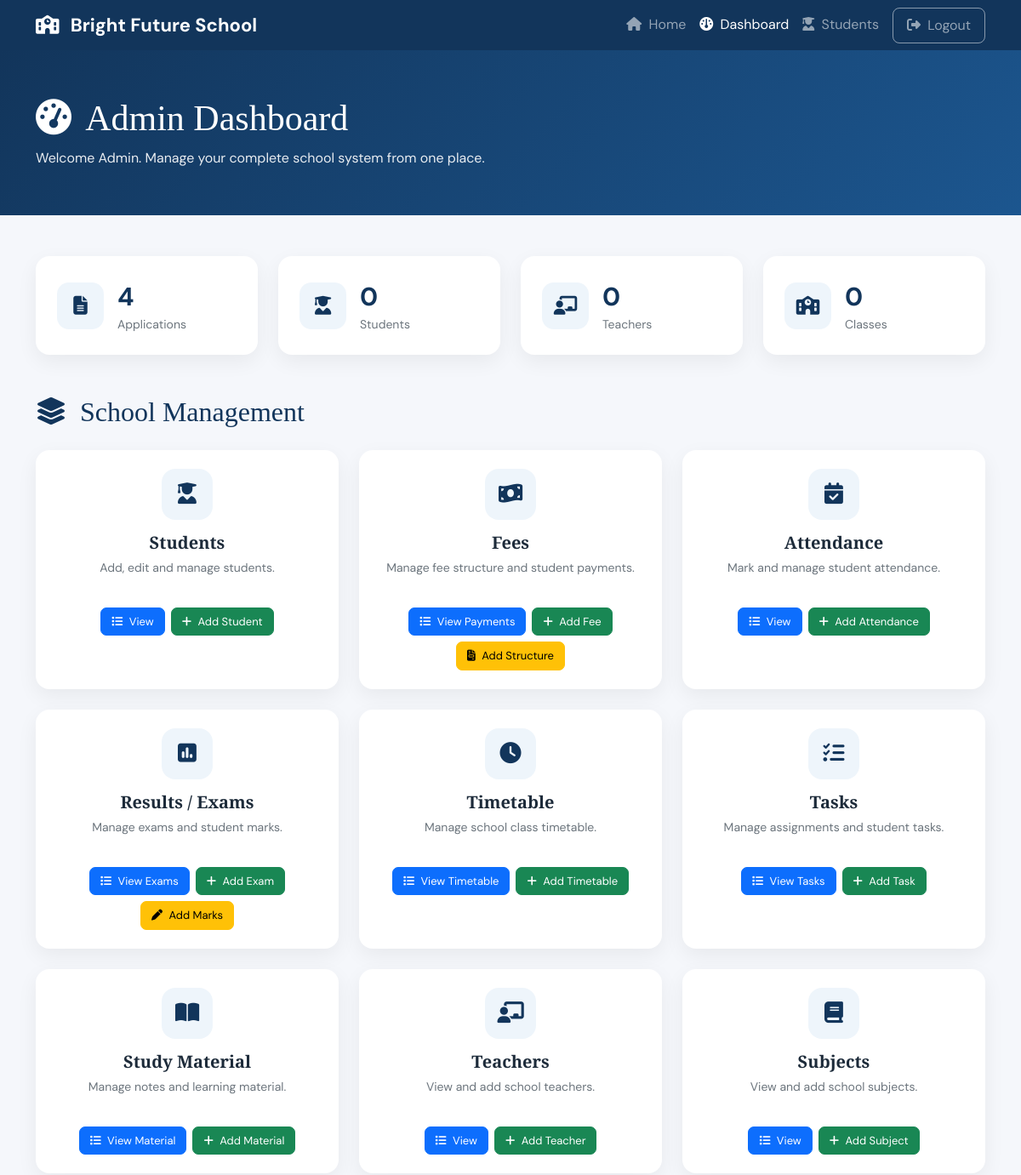
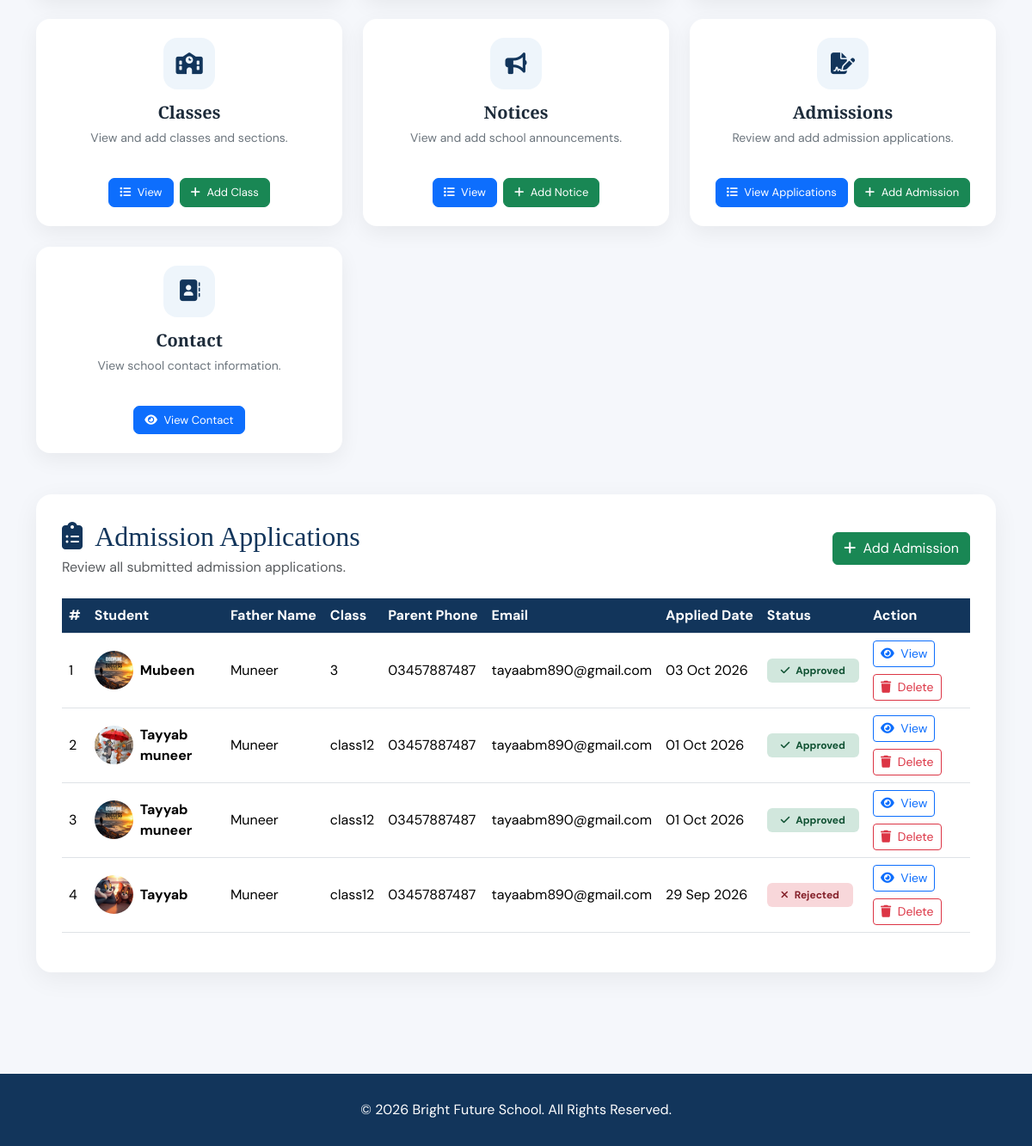
The page /admin-dashboard/ (signed in) on the database as committed earlier (2 pictures, top to bottom).
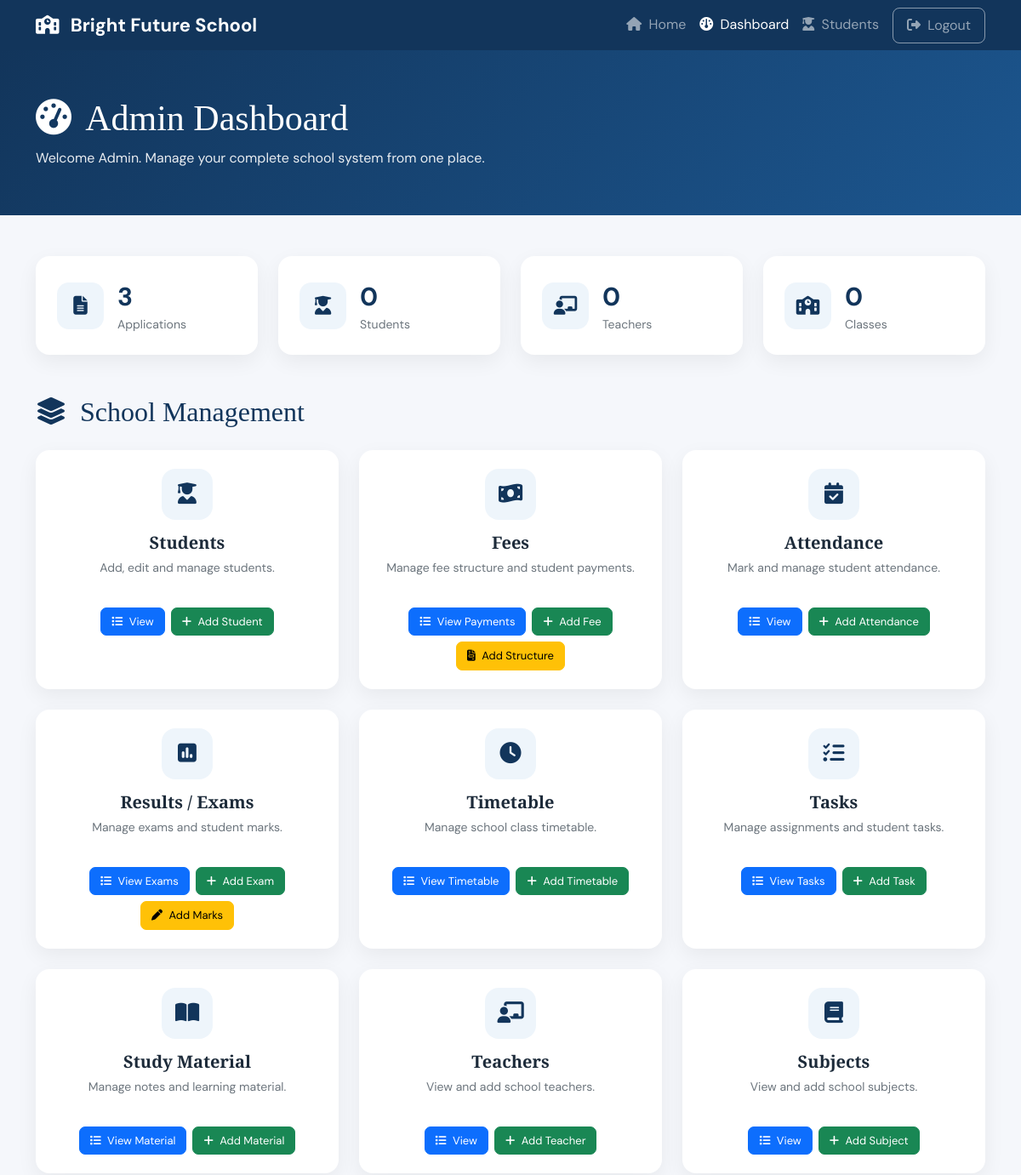
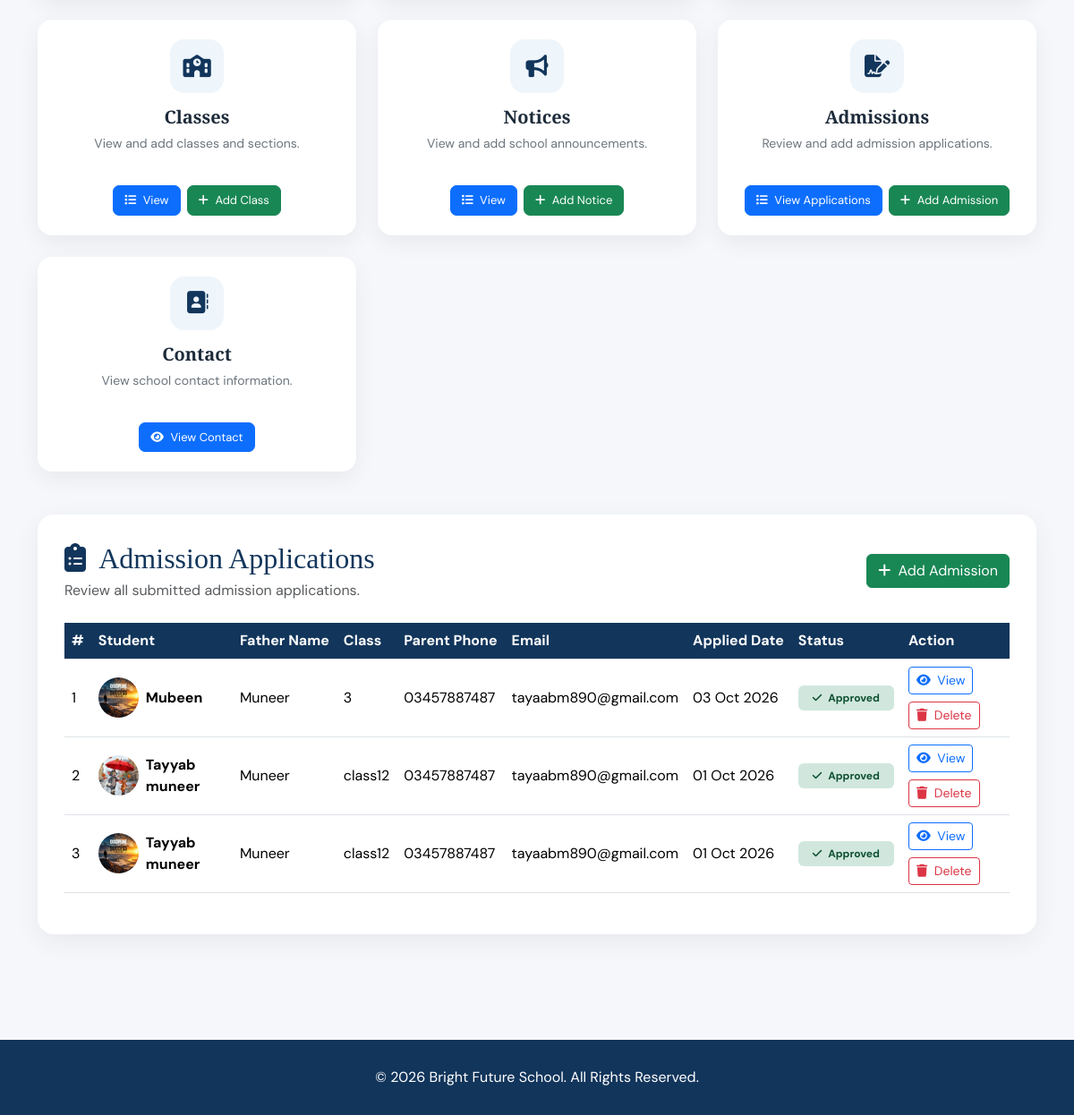
The same page on the database as committed later (2 pictures, top to bottom).
### schoolapp/models.py (models this page shows, shortened)
class Admission(models.Model):
    GENDER_CHOICES = [
        ('Male', 'Male'),
        ('Female', 'Female'),
    ]
    STATUS_CHOICES = [
        ('Pending', 'Pending'),
        ('Approved', 'Approved'),
        ('Rejected', 'Rejected'),
    ]
    student_name = models.CharField(
        max_length=150
    )
    father_name = models.CharField(
        max_length=150
    )
    date_of_birth = models.DateField()
    gender = models.CharField(
        max_length=10,
        choices=GENDER_CHOICES
    )
    admission_class = models.CharField(
        max_length=20
    )
    previous_school = models.CharField(
        max_length=200,
        blank=True
    )
    parent_phone = models.CharField(
        max_length=20
    )
    email = models.EmailField(
        blank=True
    )
    address = models.TextField()
    previous_result = models.CharField(
        max_length=100,
        blank=True
    )
    student_photo = models.ImageField(
        upload_to='admission_photos/',
        blank=True,
        null=True
    )
    documents = models.FileField(
        upload_to='admission_documents/',
        blank=True,
        null=True
    )
    status = models.CharField(
        max_length=20,
        choices=STATUS_CHOICES,
        default='Pending'
    )
    created_at = models.DateTimeField(
        auto_now_add=True
    )

### schoolapp/views.py (the view)
# urls.py: path('admin-dashboard/', views.admin_dashboard, name='admin_dashboard'),
def admin_dashboard(request):
    if not request.user.is_authenticated:
        return redirect('login')
    if not request.user.is_superuser:
        return redirect('home')
    admissions = Admission.objects.all().order_by('-created_at')
    return render(
        request,
        'schoolapp/admin_dashboard.html',
        {
            'admissions': admissions
        }
    )

### templates/schoolapp/admin_dashboard.html (shortened to what the changed rows need)
{% load static %}
<!DOCTYPE html>
<html lang="en">
<head>
<link href="https://cdn.jsdelivr.net/npm/bootstrap@5.3.3/dist/css/bootstrap.min.css"
      rel="stylesheet">
<link rel="stylesheet"
      href="https://cdnjs.cloudflare.com/ajax/libs/font-awesome/6.5.2/css/all.min.css">
</head>
<body>
<section class="dashboard-header">
<div class="container">
    <h1>
        <i class="fa-solid fa-gauge-high me-2"></i>
        Admin Dashboard
    </h1>
</div>
</section>
<section class="py-5">
<div class="container">
    <div class="row g-4 mb-5">
        <div class="col-6 col-md-3">
            <div class="stat-card">
                <div class="d-flex align-items-center gap-3">
                    <div>
                        <div class="stat-number">
                            {{ admissions|length }}
                        </div>
                        <div class="stat-title">
                            Applications
                        </div>
                    </div>
                </div>
            </div>
        </div>
    </div>
    <div class="mb-5">
        <h2 class="management-title">
            <i class="fa-solid fa-layer-group me-2"></i>
            School Management
        </h2>
    </div>
<div class="table-card" id="applications">
    <div class="d-flex justify-content-between align-items-center mb-4">
        <div>
            <h2 class="section-title mb-1">
                <i class="fa-solid fa-clipboard-list me-2"></i>
                Admission Applications
            </h2>
        </div>
    </div>
    {% if admissions %}
    <div class="table-responsive">
        <table class="table table-hover align-middle">
            <thead>
                <tr>
                    <th>#</th>
                    <th>Student</th>
                    <th>Father Name</th>
                    <th>Class</th>
                    <th>Parent Phone</th>
                    <th>Email</th>
                    <th>Applied Date</th>
                    <th>Status</th>
                    <th>Action</th>
                </tr>
            </thead>
            <tbody>
                {% for admission in admissions %}
                <tr>
                    <td>
                        {{ forloop.counter }}
                    </td>
                    <td>
                        <div class="d-flex align-items-center gap-2">
                            {% if admission.student_photo %}
                                <img src="{{ admission.student_photo.url }}"
                                     class="student-photo"
                                     alt="Student Photo">
                            {% else %}
                                <div class="no-photo">
                                    <i class="fa-solid fa-user"></i>
                                </div>
                            {% endif %}
                            <strong>
                                {{ admission.student_name }}
                            </strong>
                        </div>
                    </td>
                    <td>
                        {{ admission.father_name }}
                    </td>
                    <td>
                        {{ admission.admission_class }}
                    </td>
                    <td>
                        {{ admission.parent_phone }}
                    </td>
                    <td>
                        {% if admission.email %}
                            {{ admission.email }}
                        {% else %}
                            <span class="text-muted">
                                Not provided
                            </span>
                        {% endif %}
                    </td>
                    <td>
                        {{ admission.created_at|date:"d M Y" }}
                    </td>
                    <td>
                        {% if admission.status == 'Pending' %}
                            <span class="badge badge-pending px-3 py-2">
                                <i class="fa-solid fa-clock me-1"></i>
                                Pending
                            </span>
                        {% elif admission.status == 'Approved' %}
                            <span class="badge badge-approved px-3 py-2">
                                <i class="fa-solid fa-check me-1"></i>
                                Approved
                            </span>
                        {% elif admission.status == 'Rejected' %}
                            <span class="badge badge-rejected px-3 py-2">
                                <i class="fa-solid fa-xmark me-1"></i>
                                Rejected
                            </span>
                        {% endif %}
                    </td>
                    <td>
                        <div class="d-flex flex-wrap gap-2">
                            <a href="{% url 'admission_detail' admission.id %}"
                               class="btn btn-sm btn-outline-primary">
                                <i class="fa-solid fa-eye me-1"></i>
                                View
                            </a>
                            {% if admission.status == 'Approved' or admission.status == 'Rejected' %}
                                <form method="POST"
                                      action="{% url 'delete_admission' admission.id %}"
                                      class="d-inline"
                                      onsubmit="return confirm('Are you sure you want to delete this admission application?');">
                                    <button type="submit"
                                            class="btn btn-sm btn-outline-danger">
                                        <i class="fa-solid fa-trash me-1"></i>
                                        Delete
                                    </button>
                                </form>
                            {% endif %}
                        </div>
                    </td>
                </tr>
                {% endfor %}
            </tbody>
        </table>
    </div>
    {% endif %}
</div>
</section>
</body>
</html>

Rows that differ between the two databases and show on the page:
removed Admission: student_photo (picture), student_name "Tayyab", father_name "Muneer", admission_class "class12", parent_phone "03457887487", email "tayaabm890@gmail.com", created_at "29 Sep 2026", status "Rejected" (drawn)
Other text that changed with them:
{{ admissions|length }}: "4" → "3"
